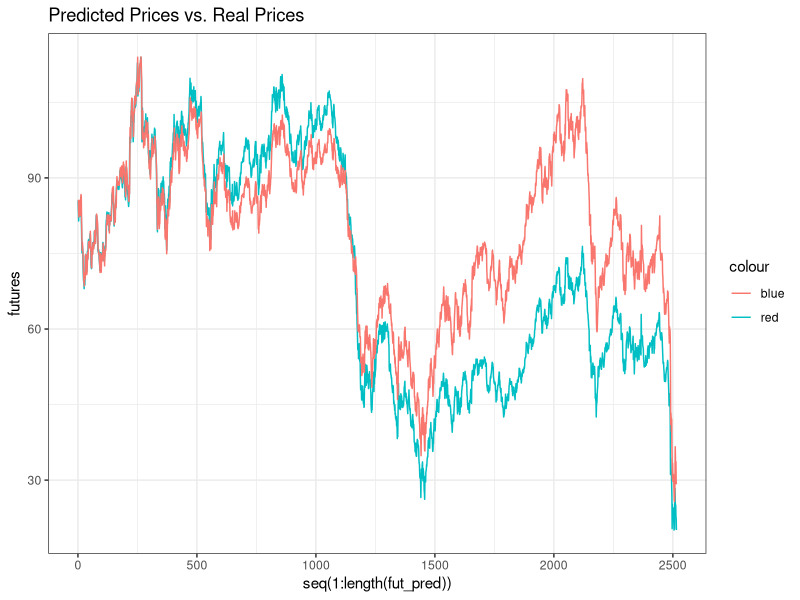
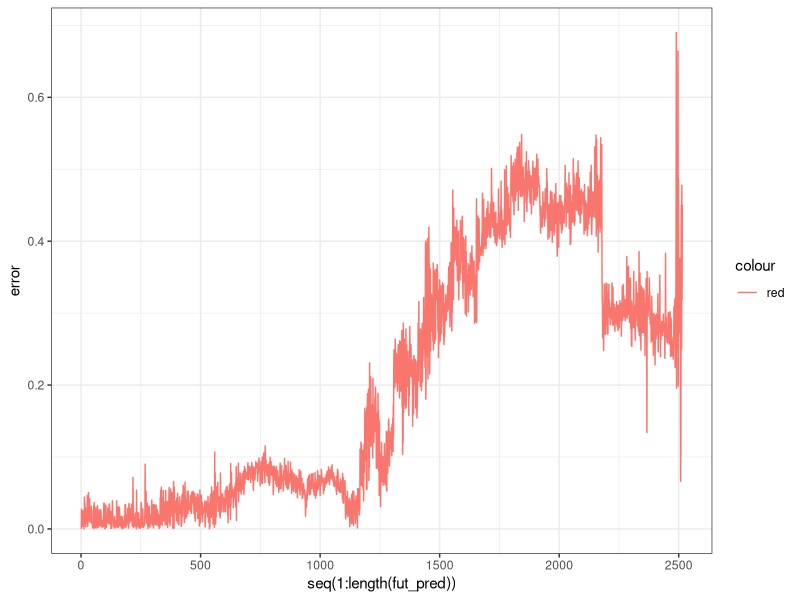

Source code (R) for these figures, in order:
## ---- chunk 1
knitr::opts_chunk$set(echo = TRUE)

library(dplyr)
library(ggplot2)
cb_palette <- c("#000000", "#E69F00", "#56B4E9", "#009E73", "#F0E442",
                "#0072B2", "#D55E00", "#CC79A7", "grey80")
ggplot2::theme_set(theme_bw())
library(readxl)


## ---- chunk 2

set.seed(000)

library(readxl)
Oil_Data <- read_excel("oil_complete.xls")
oil <- na.omit(Oil_Data)

T <- nrow(oil)-1 
x_true <- rep(NA, T)
obs <- rep(NA, T)

a <- oil$`Spot Vol`[1:T]
b <- oil$`Future Vol`[1:T]

sx <- sqrt(var(b))
sy <- sqrt(var(a))

for (t in seq(1, T)) {
  x_true[t] <- b[t]
  obs[t] <- a[t]
}


T <- length(obs)
N <- 5000

## ---- chunk 3


x <- matrix(nrow =  N, ncol = T)
weights <- matrix(nrow =  N, ncol = T)

x[, 1] <- rt(N, 300) #Assume a normal prior 

weights[, 1] <- dt((obs[1] - x[, 1])/sx, 300) # initial weight set
weights[, 1] <- weights[, 1] / sum(weights[, 1]) # initial weight normalized

x[, 1] <-
  sample(x[, 1],
         replace = TRUE,
         size = N,
         prob = weights[, 1])

for (t in seq(2, T)) {
  
  x[, t] <- rt(N - x[, t - 1], 300) #sample x from previous x

  weights[, t] <- dt((obs[t] - x[, t])/sx, 300) #get weights from obsveration
  weights[, t] <- weights[, t] / sum(weights[, t]) #normalize weights
  
  x[, t] <- #resample x using the weights
    sample(x[, t],
           replace = TRUE,
           size = N,
           prob = weights[, t])
} 

fut_pred <- oil$`Future Price`[1]
x_mean <- apply(x, 2, mean) #mean of predictions found

for (i in 1:ncol(x)) { #volatility converted to prices
  
  new_pred <- fut_pred[length(fut_pred)] *(1+x_mean[i])
  fut_pred <- c(fut_pred, new_pred)
  
}

futures <- oil$`Future Price`[1:length(fut_pred)]

fut_naive <- NULL

fut_naive <- cbind(fut_naive, Real = futures)
fut_naive <- cbind(fut_naive, Predicted = fut_pred)

## ---- chunk 4

# Real prices vs. Predictions

p1 <- ggplot() + geom_line(aes(y = futures, x = seq(1:length(fut_pred)), colour = "red")) + geom_line(aes(y = fut_pred, x = seq(1:length(fut_pred)), colour = "blue"))

error <- abs(futures - fut_pred) / futures

# Absolute error as percentage of price

p2 <-
  ggplot() + geom_line(aes(
    y = error,
    x = seq(1:length(fut_pred)),
    colour = "red"
  ))


p1 + ggtitle("Predicted Prices vs. Real Prices")
p2


## ---- chunk 5
init = oil[1,2]
investment = init*1000
current = init
profit = 0
sellpt = 0
hold = TRUE
for (i in 1:nrow(oil)){
  if (current < fut_pred[i+1] && hold){
    profit = profit + (oil[i+1,2] - current)
    sellpt = oil[i+1, 2]
    hold = FALSE
  }
  #after repeated trials, 8% drop seems to be the best point to rebuy
  if (!hold && oil[i, 2] <= 0.92*sellpt){ 
    current = oil[i, 2]
    hold = TRUE
  }
}
tot = profit*1000 #minimum order of 1000 barrels to trade futures
roi = tot/investment
roi
tot
